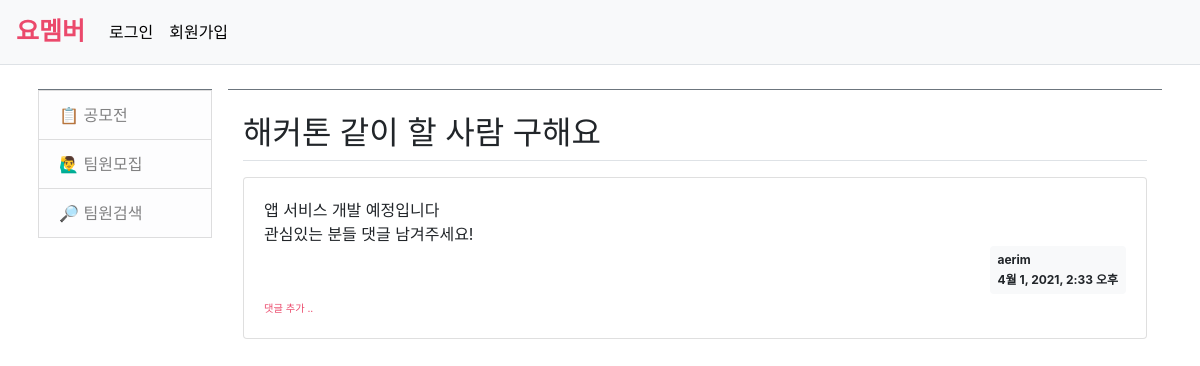
The app's page /yomember/team/1/, older data.
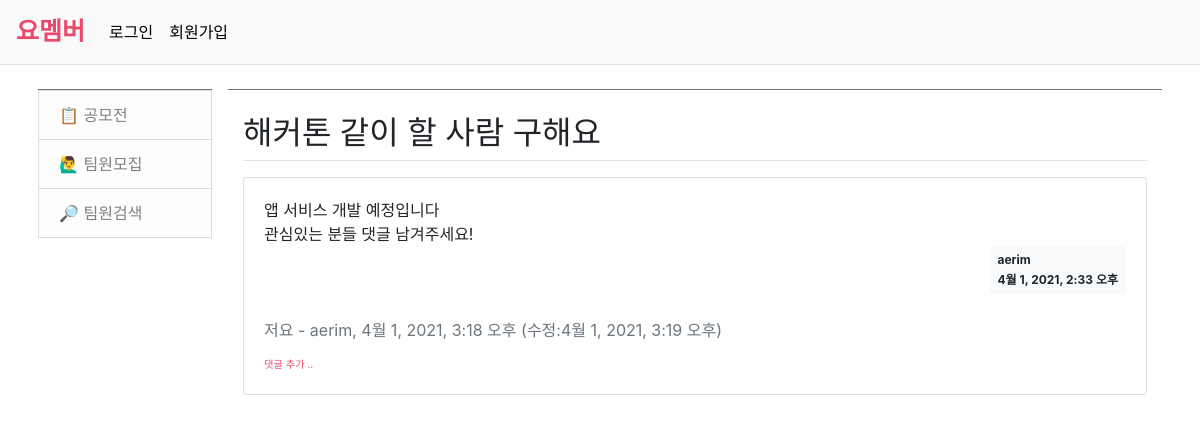
The same page, newer data.
### yomember/models.py (models this page shows, shortened)
class Question(models.Model):
    subject = models.CharField(max_length=200)
    content = models.TextField()
    create_date = models.DateTimeField()
    author = models.ForeignKey(User, on_delete=models.CASCADE)

class Comment(models.Model):
    author = models.ForeignKey(User, on_delete=models.CASCADE)
    content = models.TextField()
    create_date = models.DateTimeField()
    modify_date = models.DateTimeField(null=True, blank=True)
    question = models.ForeignKey(Question, null=True, blank=True, on_delete=models.CASCADE)

### yomember/views.py (the view)
# urls.py: path('team/<int:question_id>/', views.detail, name='detail'),
def detail(request, question_id):
    question = get_object_or_404(Question, pk=question_id)
    context = {'question': question}
    return render(request, 'yomember/team_detail.html', context)

### templates/yomember/team_detail.html (shortened to what this page needs)
{% extends 'base.html' %}
{% block content %}
{% load static %}
<link rel="stylesheet" type="text/css" href="{% static 'bootstrap.min.css' %}">
<div class="container my-3">
    <h2 class="border-bottom py-2">{{ question.subject }}</h2>
    <div class="card my-3">
        <div class="card-body">
            <div class="card-text" style="white-space: pre-line;">{{ question.content }}</div>
            <div class="d-flex justify-content-end">
                <div class="badge badge-light p-2 text-left">
                    <div class="mb-2">{{ question.author.username }}</div>
                    <div>{{ question.create_date }}</div>
                </div>
            </div>
            {% if question.comment_set.count > 0 %}
            <div class="mt-3">
            {% for comment in question.comment_set.all %}
            <div class="comment py-2 text-muted">
            <span style="white-space: pre-line;">{{ comment.content }}</span>
            <span>
                - {{ comment.author }}, {{ comment.create_date }}
                {% if comment.modify_date %}
                (수정:{{ comment.modify_date }})
                {% endif %}
            </span>
            </div>
            {% endfor %}
            </div>
            {% endif %}
            <div>
            <a href="{% url 'yomember:comment_create_question' question.id  %}"
               class="small" style="color: #EB496B;"><small>댓글 추가 ..</small></a>
        </div>
        </div>
    </div>
</div>
{% endblock %}

### templates/base.html (shortened to what this page needs)
{% load static %}
<!DOCTYPE html>
<html lang="ko">
<head>
    <link rel="stylesheet" type="text/css" href="{% static 'bootstrap.min.css' %}">
</head>
<body>
{% include "navbar.html" %}
<div class="container mt-3">
    <div class="row">
        <div class="col-sm-12 col-md-3 col-lg-2 p-2">
            {% include "sidebar.html" %}
        </div>
        <div class="col-sm-12 col-md-9 col-lg-10 p-2">
            <div id="content" class="border-top border-secondary">
                <div class="content_block">
                    {% block content %}
                    {% endblock %}
                </div>
            </div>
        </div>
    </div>
</div>
</body>
</html>

### templates/navbar.html (shortened to what this page needs)
<nav class="navbar navbar-expand-lg navbar-light bg-light border-bottom">
    <a class="navbar-brand" href="{% url 'yomember:index' %}" style="color: #EB496B; font-weight: bold; font-size: 25px;">요멤버</a>
    <div class="collapse navbar-collapse flex-grow-0" id="navbarNav">
        <ul class="navbar-nav">
            <li class="nav-item ">
                {% if user.is_authenticated %}
                <a class="nav-link" href="{% url 'common:logout' %}" style="color: black;">{{ user.username }} (로그아웃)</a>
                {% else %}
                <a class="nav-link" href="{% url 'common:login' %}" style="color: black;">로그인</a>
                {% endif %}
            </li>
            <li class="nav-item ">
                {% if user.is_authenticated %}
                {% else %}
                <a class="nav-link" href="{% url 'common:signup' %}" style="color: black;">회원가입</a>
                {% endif %}
            </li>
        </ul>
    </div>
</nav>

### templates/sidebar.html
<nav id="sidebar" class="border-top border-secondary">
    <div class="list-group">
        <a class="rounded-0 list-group-item list-group-item-action list-group-item-light" href="{% url 'yomember:index' %}">📋 공모전</a>
        <a class="rounded-0 list-group-item list-group-item-action list-group-item-light" href="{% url 'yomember:team' %}">🙋‍♂️ 팀원모집</a>
        <a class="rounded-0 list-group-item list-group-item-action list-group-item-light" href="{% url 'yomember:searchMember' %}">🔎 팀원검색</a>
    </div>
</nav>

Row changes from the older to the newer data that the page shows:
added Comment: content "저요", author "aerim", create_date "4월 1, 2021, 3:18 오후", modify_date "4월 1, 2021, 3:19 오후"
